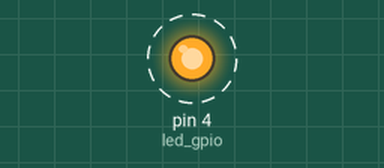
Simulated run of this sketch. Board: Arduino Uno, built with avr-gcc and run on an emulated ATmega328P. Parts: output pins drawn as LEDs (lit = HIGH). Dashed ring = blinking.

Above: at 0.5 s.
Timing chart, 0 to 4.6 s (numbered marks = the images above):
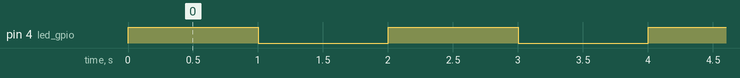

Measured:
- by itself, pin 4 (led_gpio): alternates HIGH for 1.0 s and LOW for 1.0 s

The sketch:

Blink_copy_20261119090600.ino
```cpp
const byte led_gpio = 4;
void setup() {
  // initialize digital pin LED_BUILTIN as an output.
  pinMode(led_gpio, OUTPUT);
}

// the loop function runs over and over again forever
void loop() {
  digitalWrite(led_gpio, HIGH);   // turn the LED on (HIGH is the voltage level)
  delay(1000);
                      // wait for a second
  digitalWrite(led_gpio, LOW);    // turn the LED off by making the voltage LOW
  delay(1000);
                        // wait for a second
}
```
